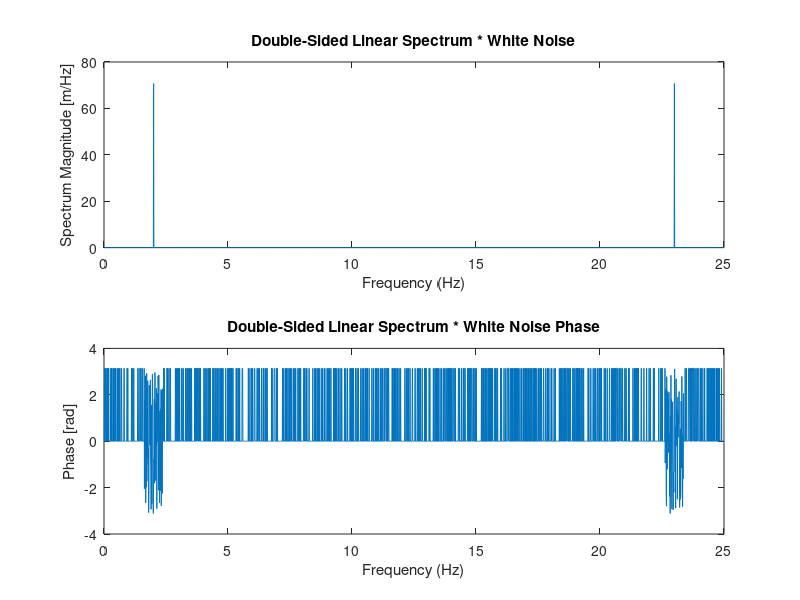
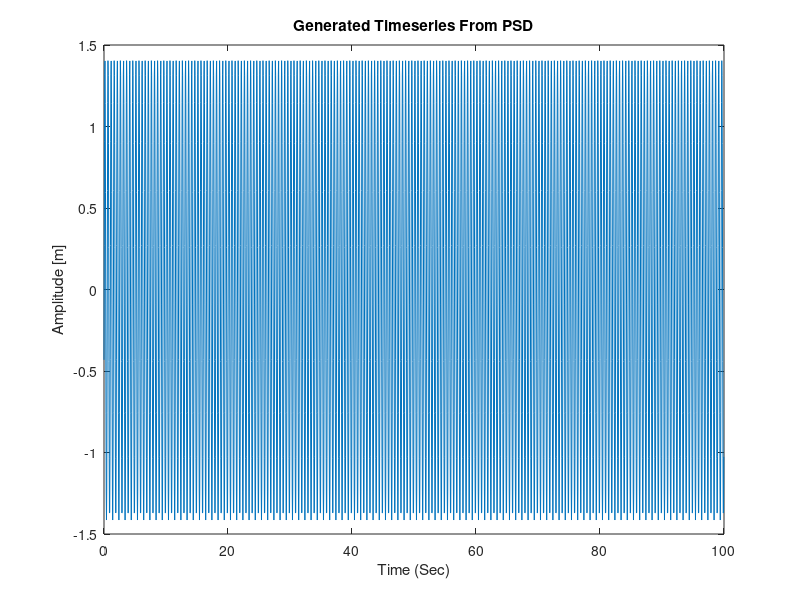

These charts were generated, in order, by the following MATLAB code:
%function [timeseries, time] = TimeseriesFromPSD(Sxx, fs, T, plot_on)
% Create one realization of a timeseries from a given double-sided PSD, Sxx
%
% NOTE: Since we don't have pThase information, the original timeseries is
% not recoverable. We can, however, create a random timeseries that has the
% same statistical characteristics as the original timeseries.
%
% Steps:
% Create perfect white noise by generating random phase in the frequency
% domain, and then multiply it by your PSD. Then transfer it to the time
% domain...Take note that MATLAB expects the conjugate symmetric part of
% the spectrum to be the second half of the array.
%
% INPUTS
%       Sxx - Double-sided power spectral density in the expected MATLAB
%             order e.g. [wavePSD_positiveFreq wavePSD_negativeFreq]
%
%       fs -  Sample rate of the output timeseries [samples/sec]
%
%       T -   Desired length of the output timeseries [seconds]
%
% OUTPUTS
%       timeseries - Generated timeseries
%
%       time   - Time vector corresponding to timeseries generated
%
% EXAMPLE
  T = 100; % Length of timeseries
  fs = 25; % Sample rate of timeseries
  f0 = 2;  % For this example, just do a tone

  % Build PSD of a single tone in this example
  rmsLevel = 1; % RMS level of tone
  df = 1/T;
  GxxMag = ((rmsLevel^2)/df); % Single-Sided Power spectrum magnitude
  SxxMag = GxxMag/2;          % Double-sided Power spectrum magnitude
  PSD_DoubleSided = zeros(T*fs, 1);
  PSD_DoubleSided(f0*T+1) = SxxMag;
  PSD_DoubleSided(end-f0*T+1) = SxxMag;
  
  Sxx = PSD_DoubleSided;
  plot_on = true;
  
%   [timeseries, time] = TimeseriesFromPSD(PSD_DoubleSided, fs, T); % Run!
%
%%%%%%%%%%%%%%%%%%%%%%%%%%%%%%%%%%%%%%%%%%%%%%%%%%%%%%%%%%%%%%%%%%%%%%%%%%%
% Copyright Mike Rudolph, 2014
%%%%%%%%%%%%%%%%%%%%%%%%%%%%%%%%%%%%%%%%%%%%%%%%%%%%%%%%%%%%%%%%%%%%%%%%%%%
% Version 2: June 27, 2015 - resample Sxx based on input T
% Version 1: July 29, 2014
%%%%%%%%%%%%%%%%%%%%%%%%%%%%%%%%%%%%%%%%%%%%%%%%%%%%%%%%%%%%%%%%%%%%%%%%%%%

if exist('Sxx', 'var') && (~exist('T', 'var') || isempty(T))
    T = length(Sxx)/fs; % Length of your timeseries [seconds]
else
    N_orig = length(Sxx);
    Sxx = resample(Sxx, T, N_orig/fs);
end

if ~exist('fs', 'var')
    fs = 4;                % Sample rate [samples/sec]
end

if ~exist('plot_on', 'var')
    plot_on = 0;                % Sample rate [samples/sec]
end

dt = 1/fs;                  % Delta time [sec]
df = 1/T;                   % Delta frequency [Hz]
N = round(fs*T);            % Total number of samples

frequency_DoubleSided = (0:(N-1))*df; % Double-Sided Frequency vector
time = (0:N-1)*dt;                    % Time vector

%% Create your double-sided PSD
% Here I'm using an ocean wave PSD called JONSWAP
% Taken from https://code.google.com/p/wafo/downloads/list
% if nargin == 0 || ~exist('Sxx', 'var')
%     Hm0 = 2.2;          % Significant Wave Height
%     Tp = 4.3*sqrt(Hm0); % Peak wave period (middle of acceptable range)
%     
%     frequency_SingleSided = (0:(N/2))*df; % Single-Sided Frequency vector
%     wave = jonswap(2*pi.*frequency_SingleSided,[Hm0 Tp], 0);
%     
%     % Scale Gxx to proper value (yours should already be in [m^2/Hz])
%     Gxx = abs(wave.S*(2*pi)); % Single-sided spectrum [m^2/Hz]
%     
%     % Make it double-sided (Sxx shoud be your input)
%     Sxx_positiveFreq = Gxx/2;
%     Sxx_negativeFreq = flip(conj(Sxx_positiveFreq(2:end-1)));
%     Sxx = [Sxx_positiveFreq; Sxx_negativeFreq]; % [m^2/Hz]
% end

if N ~= length(Sxx)
    error('Invalid sample rate or time series length.')
    return
end

Xm_mag = sqrt(Sxx.*T); % Magnitude of Linear Spectrum [meters*sec]

%% Generate 'Perfect' white noise in the frequency domain
even = true;
Nhalf = N/2-1;
if rem(N,2) ~= 0; even = false; Nhalf = (N-1)/2; end

rms_level = 1;
randnums = rand(Nhalf, 1).*2*pi;  % Random phase between 0 and 2pi
randvalues = rms_level.*exp(1i*randnums);   % This is your white noise

% Create linear spectrum for white noise
if even
    linspecPositiveFreq = [rms_level; randvalues; rms_level]; % + Freqs
else
    linspecPositiveFreq = [rms_level; randvalues];   % + Freqs
end
linspecNegativeFreq = flip(conj(randvalues));        % - Freqs

% Need this order for IFFT in MATLAB:
noiseLinSpec = [linspecPositiveFreq; linspecNegativeFreq];


%% Multiply noise * signal linear spectra (double-sided) in frequency-domain
totalWaveLinSpec = Xm_mag.*noiseLinSpec; % [meters]

% Convert double-sided PSD to units in time domain via IFFT and math
% Also, take the real part - should be all real anyway
timeseries = real(ifft(totalWaveLinSpec)*N*df);


%% Plot it up, yo.
if plot_on ==1
figure(2)
subplot(211)
plot(frequency_DoubleSided, abs(totalWaveLinSpec))
title('Double-Sided Linear Spectrum * White Noise')
xlabel('Frequency (Hz)')
ylabel('Spectrum Magnitude [m/Hz]')

subplot(212)
plot(frequency_DoubleSided, angle(totalWaveLinSpec))
title('Double-Sided Linear Spectrum * White Noise Phase')
xlabel('Frequency (Hz)')
ylabel('Phase [rad]')

figure(3)
plot(time, timeseries)
title('Generated Timeseries From PSD')
xlabel('Time (Sec)')
ylabel('Amplitude [m]')
end
%end

